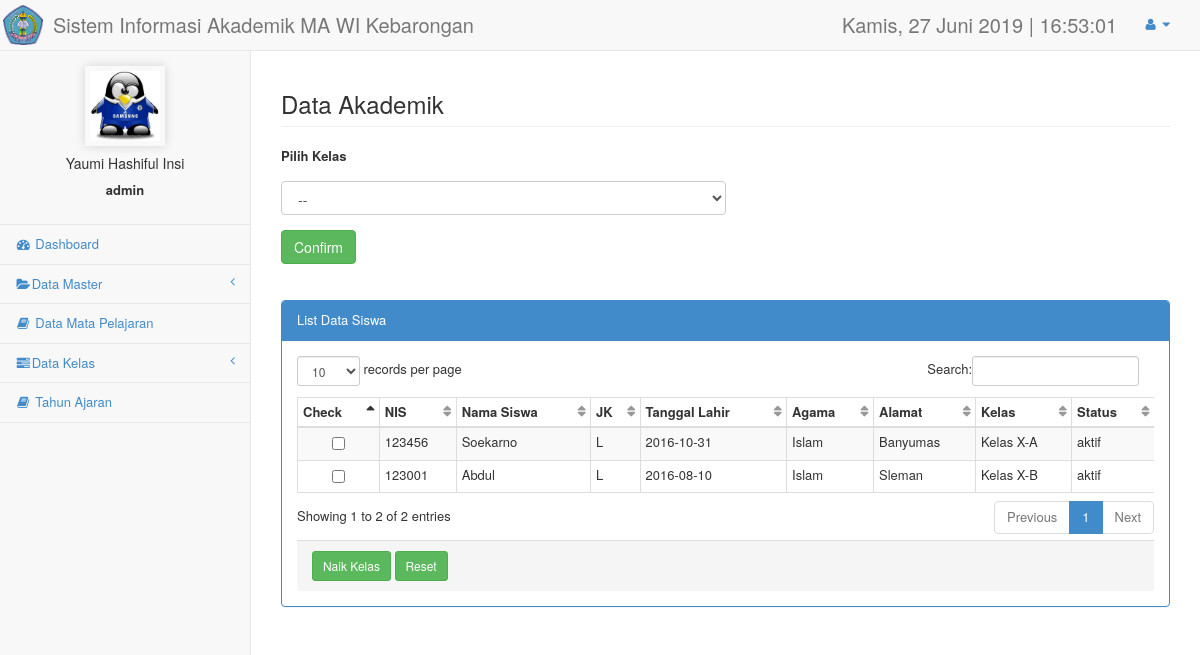
/admin/data_akademik.php (signed in), run on the app's committed database.
### tables this page shows
CREATE TABLE IF NOT EXISTS `siswa` (
`id_siswa` int(5) NOT NULL,
  `nis` varchar(20) NOT NULL,
  `nama` varchar(30) NOT NULL,
  `username` varchar(50) NOT NULL,
  `password` varchar(100) NOT NULL,
  `gender` enum('L','P') NOT NULL,
  `lahir` date NOT NULL,
  `agama` enum('Islam','Kristen','Katholik','Protestan','Hindu','Budha') NOT NULL,
  `alamat` text NOT NULL,
  `kode_kelas` varchar(5) NOT NULL,
  `status` enum('aktif','nonaktif') NOT NULL,
  `foto_siswa` varchar(55) NOT NULL
);

CREATE TABLE IF NOT EXISTS `kelas` (
`id_kelas` int(2) NOT NULL,
  `kode_kelas` varchar(5) NOT NULL,
  `nama_kelas` varchar(30) NOT NULL,
  `jenis_kelas` enum('Aliyah','Takhasus') NOT NULL,
  `status` enum('Aktif','Nonaktif') NOT NULL
);

### admin/data_akademik.php (the view, shortened to what this page needs)
<!DOCTYPE html>
<html lang="en">
<head>
    <link href="../css/bootstrap.min.css" rel="stylesheet">
    <link href="../css/plugins/metisMenu/metisMenu.min.css" rel="stylesheet">
    <link href="../css/plugins/dataTables.bootstrap.css" rel="stylesheet">
    <link href="../css/sb-admin-2.css" rel="stylesheet">
    <link href="../font-awesome-4.1.0/css/font-awesome.min.css" rel="stylesheet" type="text/css">
</head>
<body>
    <?php include('library/header.php');?>
    <?php include('library/sidebar.php');?>
        <div id="page-wrapper">
            <div class="row">
                <div class="col-lg-12">
                    <h3 class="page-header">Data Akademik</h3>
                    <div class="form-group" style="padding-bottom: 10px;">
                    <form name="view-mapel" enctype="multipart/form-data" method="POST">
                      <tr>
                      <td><label for="gender">Pilih Kelas</label></td>
                      <td>
                        <select name="modal_kelas" class="form-control-drop">
                            <option value="" selected disabled>--</option>
                        </select>
                        <div class="">
                            <button class="btn btn-success" type="submit" id="tampil" name="tampil">
                                Confirm
                            </button>
                        </div>
                    </form>
                    </div>
                <br></br>
                <div class="row">
                    <div class="col-lg-12">
                    <div class="panel panel-primary">
                        <div class="panel-heading">
                            List Data Siswa
                        </div>
                        <body>
                        <form action='proses/naik_kelas.php' method='post'>
                        <div class="panel-body">
                            <div class="table-responsive">
                            <table class='table table-striped table-bordered table-hover' id='dataTables-example'>
                                <thead>
                                    <tr>
                                    <th>Check</th>
                                    <th>NIS</th>
                                    <th>Nama Siswa</th>
                                    <th>JK</th>
                                    <th>Tanggal Lahir</th>
                                    <th>Agama</th>
                                    <th>Alamat</th>
                                    <th>Kelas</th>
                                    <th>Status</th>
                                    </tr>
                                </thead>
                                <tbody>
                                <?php
                                $sql="select siswa.id_siswa, siswa.nis, siswa.nama, siswa.gender, kelas.nama_kelas, siswa.lahir, siswa.agama, siswa.alamat, siswa.status from siswa inner join kelas ON kelas.kode_kelas = siswa.kode_kelas ";
                                $result = mysql_query($sql);;
                                while($row=mysql_fetch_array($result)){?>
                                    <tr>
                                    <td align='center'><input type="checkbox" name='naik[]' value="<?php echo $row['id_siswa'] ?>"></td>
                                    <td><?php echo $row['nis'];?></td>
                                    <td><?php echo $row['nama'];?></td>
                                    <td><?php echo $row['gender'];?></td>
                                    <td><?php echo $row['lahir'];?></td>
                                    <td><?php echo $row['agama'];?></td>
                                    <td><?php echo $row['alamat'];?></td>
                                    <td><?php echo $row['nama_kelas'];?></td>
                                    <td><?php echo $row['status'];?></td>
                                    </tr>
                                    <?php }
                                ?>
                                    </tbody>
                                </table>
                            </div>
                            <div class="panel-footer">
                            <input class="btn btn-success btn-sm" type='submit' name='submit' value='Naik Kelas' />
                            <input class="btn btn-success btn-sm" type='reset' value='Reset'>
                            </div>
                        </form>
                        </div>
                        </body>
</body>
</html>

### admin/library/header.php (shortened to what this page needs)
<div id="wrapper">
        <nav class="navbar navbar-default navbar-static-top" role="navigation" style="margin-bottom: 0">
            <div class="navbar-header">
                <img src="icon.png" width="40" height="40" style="float:left;" />
                <a class="navbar-brand" href="#" >Sistem Informasi Akademik MA WI Kebarongan</a>
            </div>
            <ul class="nav navbar-top-links navbar-right">
                <a class="navbar-brand" >
                    |
                    <span id="clock">  </span>
                </a>
                <li class="dropdown">
                    <a class="dropdown-toggle" data-toggle="dropdown" href="#">
                        <i class="fa fa-user fa-fw"></i>  <i class="fa fa-caret-down"></i>
                    </a>
                </li>
            </ul>
        </nav>
    </div>

### admin/library/sidebar.php (shortened to what this page needs)
<div class="navbar-default sidebar" role="navigation">
    <div class="sidebar-nav navbar-collapse">
        <ul class="nav" id="side-menu">
            <li>
                <div class="sia-profile">
                    <img class="sia-profile-image" src=<?php echo ($_SESSION['foto'])?> >
                    <h5 style="text-align:center;"><?php echo ($_SESSION['nama'])?></h5>
                    <p style="text-align:center; font-weight:bold;"><?php echo ($_SESSION['username'])?></p>
                </div>
            </li>
            <li>
                <a href="index.php"><i class="fa fa-dashboard fa-fw"></i> Dashboard</a>
            </li>
            <li>
                <a href="#"><i class="fa fa-folder-open fa-fw"></i>Data Master<span class="fa arrow"></span></a>
            </li>
            <li>
                <a href="data_mapel.php"><i class="fa fa-book fa-fw"></i> Data Mata Pelajaran</a>
            </li>
            <li>
                <a href="#"><i class="fa fa-tasks fa-fw"></i>Data Kelas<span class="fa arrow"></span></a>
            </li>
            <li>
                <a href="data_tahun.php"><i class="fa fa-book fa-fw"></i> Tahun Ajaran</a>
            </li>
        </ul>
    </div>
</div>

### css/sb-admin-2.css (style rules this page uses)
body { background-color: #f8f8f8; }
#wrapper { width: 100%; }
#page-wrapper { padding: 0 15px; min-height: 568px; background-color: #fff; }
@media (min-width:768px) { #page-wrapper { position: inherit; margin: 0 0 0 250px; padding: 0 30px; border-left: 1px solid #e7e7e7; } }
.navbar-top-links { margin-right: 0; }
.navbar-top-links li { display: inline-block; }
.navbar-top-links li:last-child { margin-right: 15px; }
.navbar-top-links li a { padding: 15px; min-height: 50px; }
.sidebar .sidebar-nav.navbar-collapse { padding-right: 0; padding-left: 0; }
.sidebar ul li { border-bottom: 1px solid #e7e7e7; }
.sidebar .arrow { float: right; }
.sidebar .fa.arrow:before { content: "\f104"; }
@media (min-width:768px) { .sidebar { z-index: 1; position: absolute; width: 250px; margin-top: 0px; } }
table.dataTable thead .sorting, table.dataTable thead .sorting_asc, table.dataTable thead .sorting_desc, table.dataTable thead .sorting_asc_disabled, table.dataTable thead .sorting_desc_disabled { background: 0 0; }
table.dataTable thead .sorting_asc:after { content: "\f0de"; float: right; font-family: fontawesome; }
table.dataTable thead .sorting:after { content: "\f0dc"; float: right; font-family: fontawesome; color: rgba(50,50,50,.5); }
.sia-profile { padding:15px 15px 15px 15px; border-radius:3px; border:0px solid #ddd; margin:0 0 -1px 0; position:relative; text-align: center; }
.sia-profile-image { width:80px; border:5px solid rgba(255,255,255,0.15); box-shadow:0 0 10px rgba(0,0,0,0.15); margin:0 auto; }

### data on the page
siswa: nis "123456", nama "Soekarno", gender "L", lahir "2016-10-31", agama "Islam", alamat "Banyumas", kelas.nama_kelas "Kelas X-A", status "aktif"
siswa: nis "123001", nama "Abdul", gender "L", lahir "2016-08-10", agama "Islam", alamat "Sleman", kelas.nama_kelas "Kelas X-B", status "aktif"

### other printed values
$_SESSION['nama'] "Yaumi Hashiful Insi"
$_SESSION['username'] "admin"
